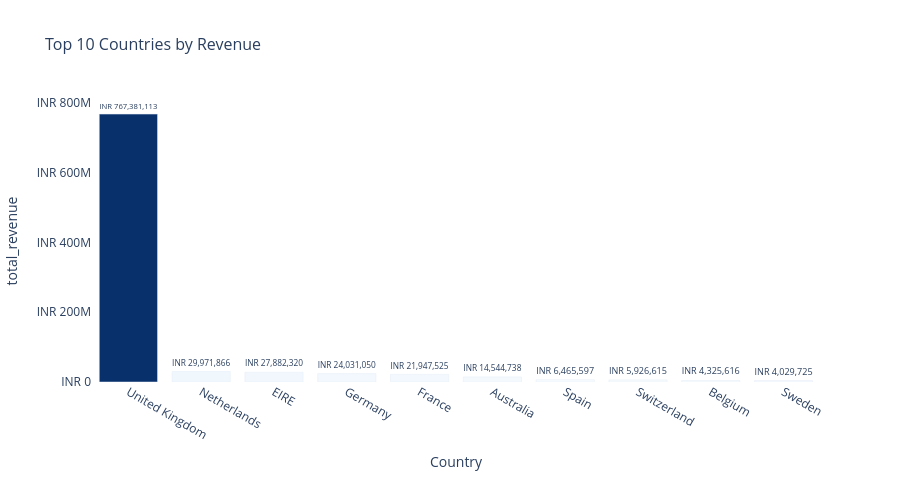

Notebook source saved alongside this figure:
### Markdown cell above
## Step 5 — Chart 3: Revenue by Country (Interactive)

**Business question**: Which country drives the most revenue?

**Why it matters**: Identifies geographic concentration and expansion opportunities.

### Code cell
country_rev = (
    df.groupby('Country')
    .agg(total_revenue=('Revenue', 'sum'),
         unique_customers=('CustomerID', 'nunique'),
         total_orders=('InvoiceNo', 'nunique'))
    .sort_values('total_revenue', ascending=False)
    .head(10)
    .reset_index()
)
country_rev['revenue_share'] = (country_rev['total_revenue'] /
                                 country_rev['total_revenue'].sum() * 100).round(1)

fig = px.bar(
    country_rev, x='Country', y='total_revenue',
    color='total_revenue', color_continuous_scale='Blues',
    hover_data={'unique_customers': True, 'total_orders': True, 'revenue_share': True},
    text=country_rev['total_revenue'].apply(lambda x: f'INR {x:,.0f}'),
    title='Top 10 Countries by Revenue'
)
fig.update_traces(textposition='outside')
fig.update_layout(
    yaxis_tickprefix='INR ',
    plot_bgcolor='white', coloraxis_showscale=False,
    title_font_size=16, height=480
)
fig.write_html(os.path.join(OUTPUT_DIR, 'country_revenue.html'))
fig.show()
print('[OK] Saved: outputs/country_revenue.html')
print('\nTop 10 Countries:')
print(country_rev[['Country','total_revenue','revenue_share']].to_string(index=False))

### Figure 1 — Plotly figure (JSON) as saved in the notebook; plotly's stock layout.template omitted (floating-point values rounded to 4 significant figures)
{"data": [{"customdata": [[3920.0, 16650.0, 84.7], [9.0, 94.0, 3.3], [3.0, 260.0, 3.1], [94.0, 457.0, 2.7], [87.0, 389.0, 2.4], [9.0, 57.0, 1.6], [30.0, 90.0, 0.7], [21.0, 51.0, 0.7], [25.0, 98.0, 0.5], [8.0, 36.0, 0.4]], "hovertemplate": "Country=%{x}<br>total_revenue=%{marker.color}<br>text=%{text}<br>unique_customers=%{customdata[0]}<br>total_orders=%{customdata[1]}<br>revenue_share=%{customdata[2]}<extra></extra>", "legendgroup": "", "marker": {"color": [767400000.0, 29970000.0, 27880000.0, 24030000.0, 21950000.0, 14540000.0, 6466000.0, 5927000.0, 4326000.0, 4030000.0], "coloraxis": "coloraxis", "pattern": {"shape": ""}}, "name": "", "orientation": "v", "showlegend": false, "text": ["INR 767,381,113", "INR 29,971,866", "INR 27,882,320", "INR 24,031,050", "INR 21,947,525", "INR 14,544,738", "INR 6,465,597", "INR 5,926,615", "INR 4,325,616", "INR 4,029,725"], "textposition": "outside", "type": "bar", "x": ["United Kingdom", "Netherlands", "EIRE", "Germany", "France", "Australia", "Spain", "Switzerland", "Belgium", "Sweden"], "xaxis": "x", "y": [767400000.0, 29970000.0, 27880000.0, 24030000.0, 21950000.0, 14540000.0, 6466000.0, 5927000.0, 4326000.0, 4030000.0], "yaxis": "y"}], "layout": {"barmode": "relative", "coloraxis": {"colorbar": {"title": {"text": "total_revenue"}}, "colorscale": [[0.0, "rgb(247,251,255)"], [0.125, "rgb(222,235,247)"], [0.25, "rgb(198,219,239)"], [0.375, "rgb(158,202,225)"], [0.5, "rgb(107,174,214)"], [0.625, "rgb(66,146,198)"], [0.75, "rgb(33,113,181)"], [0.875, "rgb(8,81,156)"], [1.0, "rgb(8,48,107)"]], "showscale": false}, "height": 480, "legend": {"tracegroupgap": 0}, "plot_bgcolor": "white", "title": {"font": {"size": 16}, "text": "Top 10 Countries by Revenue"}, "xaxis": {"anchor": "y", "domain": [0.0, 1.0], "title": {"text": "Country"}}, "yaxis": {"anchor": "x", "domain": [0.0, 1.0], "tickprefix": "INR ", "title": {"text": "total_revenue"}}}}
